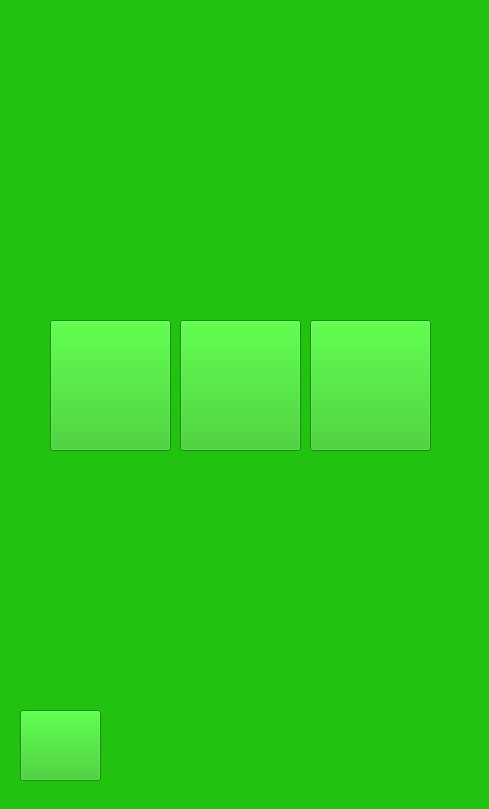
    <widget class="QWidget" name="addvegetables">
     <property name="styleSheet">
      <string notr="true">background: rgb(33, 194, 16, 1)</string>
     </property>
     <widget class="QLabel" name="label_16">
      <property name="geometry">
       <rect>
        <x>0</x>
        <y>0</y>
        <width>480</width>
        <height>800</height>
       </rect>
      </property>
      <property name="styleSheet">
       <string notr="true">border-image:url(:/images/screen9_vegetableszc_Tekengebied 1.png)</string>
      </property>
      <property name="text">
       <string/>
      </property>
     </widget>
     <widget class="QPushButton" name="terug1_15">
      <property name="geometry">
       <rect>
        <x>20</x>
        <y>710</y>
        <width>81</width>
        <height>71</height>
       </rect>
      </property>
      <property name="autoFillBackground">
       <bool>false</bool>
      </property>
      <property name="styleSheet">
       <string notr="true">border-image: rgba(54, 235, 166, 1)</string>
      </property>
      <property name="text">
       <string/>
      </property>
     </widget>
     <widget class="QPushButton" name="addbrocoli">
      <property name="geometry">
       <rect>
        <x>50</x>
        <y>320</y>
        <width>121</width>
        <height>131</height>
       </rect>
      </property>
      <property name="autoFillBackground">
       <bool>false</bool>
      </property>
      <property name="styleSheet">
       <string notr="true">border-image: rgba(54, 235, 166, 1)</string>
      </property>
      <property name="text">
       <string/>
      </property>
     </widget>
     <widget class="QPushButton" name="addpaprika">
      <property name="geometry">
       <rect>
        <x>180</x>
        <y>320</y>
        <width>121</width>
        <height>131</height>
       </rect>
      </property>
      <property name="autoFillBackground">
       <bool>false</bool>
      </property>
      <property name="styleSheet">
       <string notr="true">border-image: rgba(54, 235, 166, 1)</string>
      </property>
      <property name="text">
       <string/>
      </property>
     </widget>
     <widget class="QPushButton" name="addleek">
      <property name="geometry">
       <rect>
        <x>310</x>
        <y>320</y>
        <width>121</width>
        <height>131</height>
       </rect>
      </property>
      <property name="autoFillBackground">
       <bool>false</bool>
      </property>
      <property name="styleSheet">
       <string notr="true">border-image: rgba(54, 235, 166, 1)</string>
      </property>
      <property name="text">
       <string/>
      </property>
     </widget>
    </widget>
